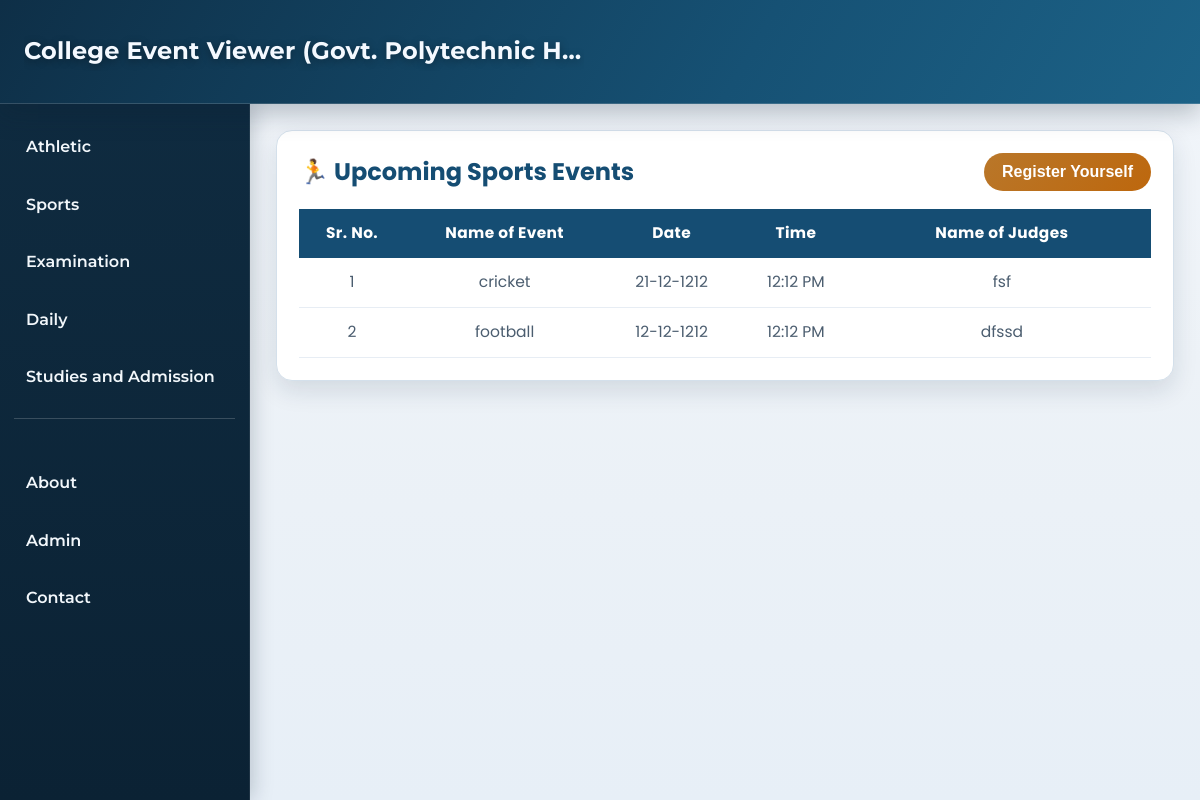
The app's page /sports, older data.
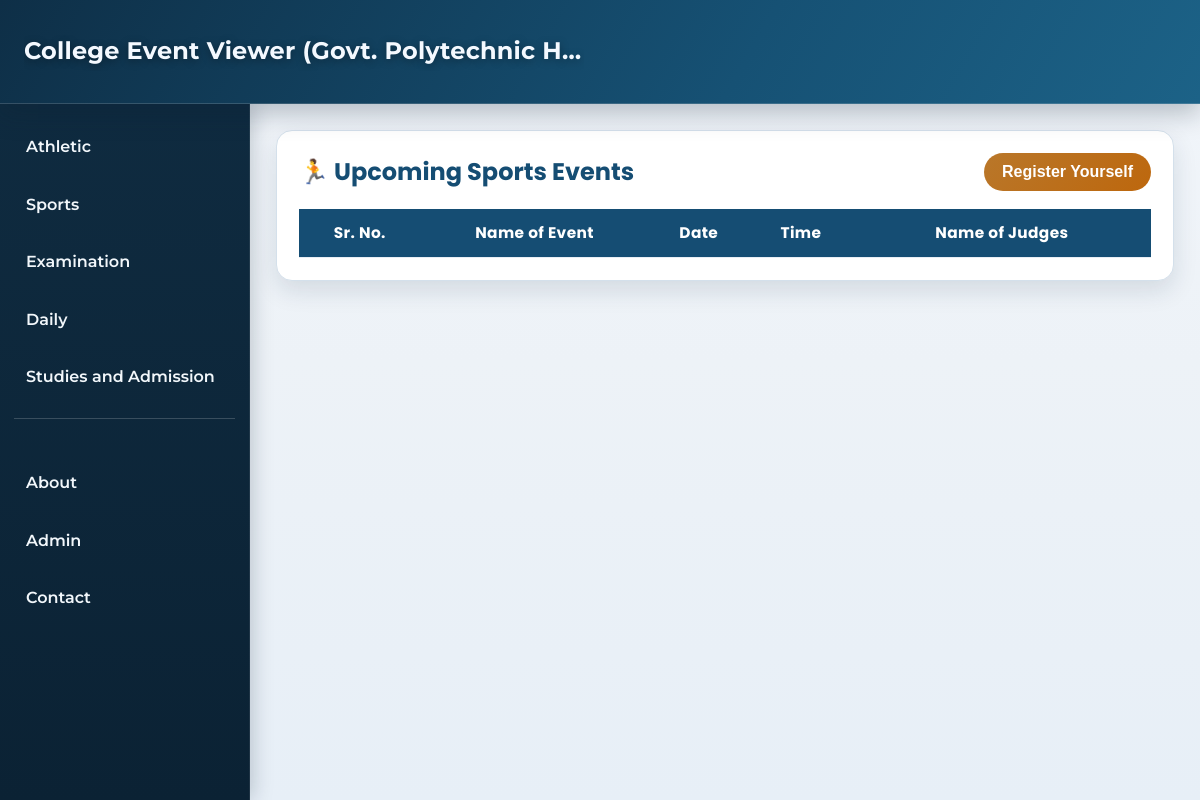
The same page, newer data.
### main.py (models this page shows)
class Sports(db.Model):
    id = db.Column(db.Integer, primary_key=True)
    eventName = db.Column(db.String(50), nullable=False)
    date = db.Column(db.String(50), nullable=False)
    time = db.Column(db.String(50), nullable=False)
    judges = db.Column(db.String(500), nullable=False)

### main.py (the view)
@app.route("/sports")
def sports():
    eventdata = Sports.query.all()
    for event in eventdata:
        event.formatted_date = datetime.strptime(
            event.date, "%Y-%m-%d"
        ).strftime("%d-%m-%Y")
        event.formatted_time = datetime.strptime(
            event.time, "%H:%M"
        ).strftime("%I:%M %p")
    return render_template('sports.html' , events=eventdata)

### templates/sports.html (shortened to what this page needs)
{%extends "clientBase.html"%}
{%block content%}
<main class="content">
    <div class="event-container">
        <div class="event-header">
            <h2>🏃 Upcoming Sports Events</h2>
            <a href="/event-register?type=sports">
                <button class="register-btn">Register Yourself</button>
            </a>
        </div>
        <table class="event-table">
            <thead>
                <tr>
                    <th>Sr. No.</th>
                    <th>Name of Event</th>
                    <th>Date</th>
                    <th>Time</th>
                    <th>Name of Judges</th>
                </tr>
            </thead>
            <tbody>
                <tr>
                    {% for event in events %}
                    <td>{{ loop.index }}</td>
                    <td>{{ event.eventName}}</td>
                    <td>{% if previous_date == event.date %}
                        -Do-
                        {% else %}
                        {{ event.formatted_date }}
                        {% endif %}</td>
                    <td>{{ event.formatted_time }}</td>
                    <td>{% for judge in event.judges.split(',') %}
                        {{ judge }}<br>
                        {% endfor %}</td>
                </tr>
                {% endfor %}
            </tbody>
        </table>
    </div>
</main>
{%endblock%}

Row changes from the older to the newer data that the page shows:
removed Sports: eventName "cricket", formatted_date "21-12-1212", formatted_time "12:12 PM", judges "fsf"
removed Sports: eventName "football", formatted_date "12-12-1212", formatted_time "12:12 PM", judges "dfssd"
